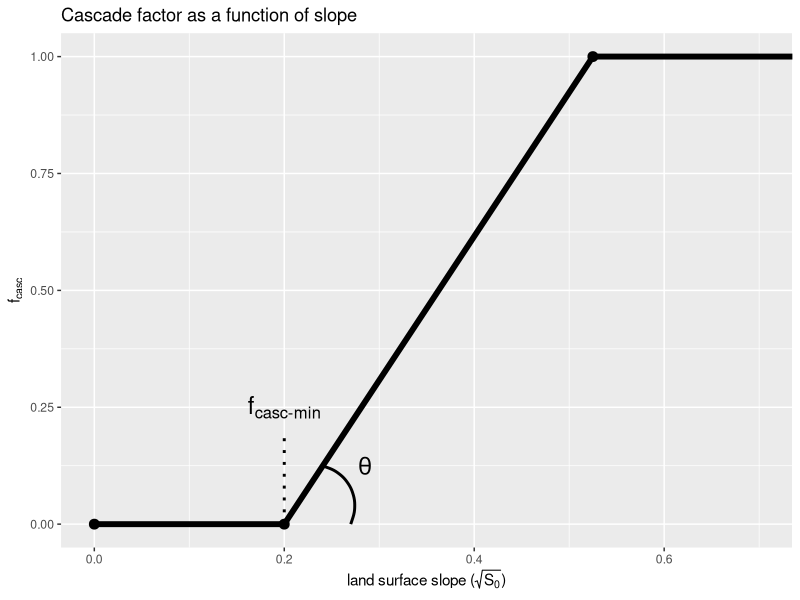
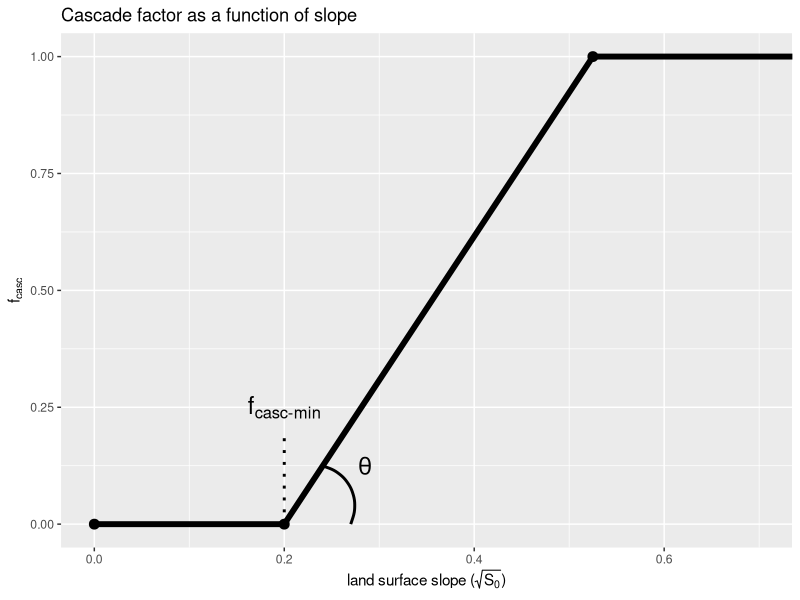

Source code (R) for these figures, in order:

library(dplyr)
library(ggplot2)

a = 0.2
s = pi/2.5


ggplot() +
  geom_curve(aes(x=.27,xend=.24,y=0,yend=.125), linewidth=1) +
  geom_segment(aes(x=a,xend=a,y=0,yend=.2), linewidth=1, linetype='dotted') +
  geom_segment(aes(x=0,xend=a,y=0,yend=0), linewidth=2) +
  geom_segment(aes(x=a,xend=a+1/tan(s),y=0,yend=1), linewidth=2) +
  geom_segment(aes(x=a+1/tan(s),xend=1,y=,1,yend=1), linewidth=2) +
  geom_point(data=data.frame(x=c(0,a,a+1/tan(s)),y=c(0,0,1)),aes(x,y),size=3) +
  annotate("text", label = expression(f["casc-min"]), x = .2, y = .25,size=6) +
  annotate("text", label = expression(theta), x = .285, y = .125,size=6) +
  coord_cartesian(x=c(NA,0.7),y=c(0,1)) +
  labs(title="Cascade factor as a function of slope", 
       linetype="alpha",
       # x=expression("land surface gradient ("*beta*")"), 
       x=expression("land surface slope ("*sqrt(S[0])*")"),
       y=expression(f["casc"]))

ggsave('modelling/fig/rdrr-fcasc-2.png', width=8, height=4)
